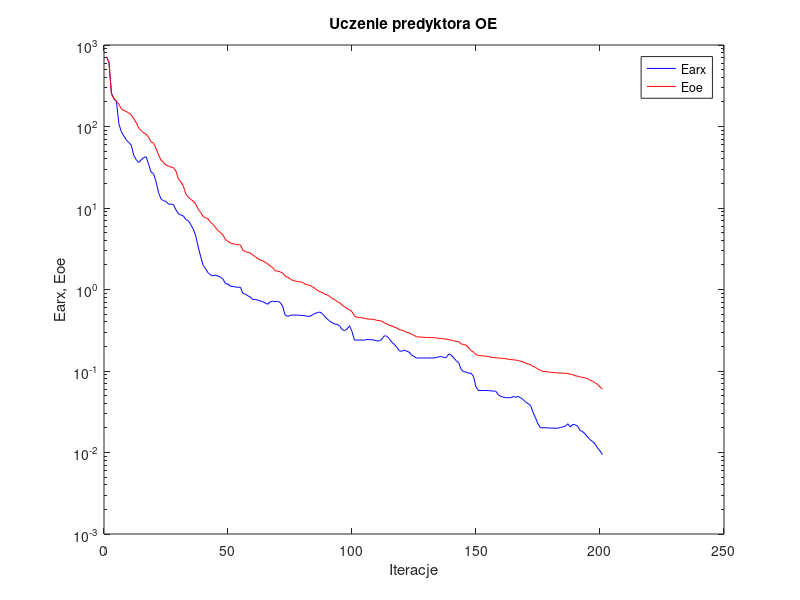
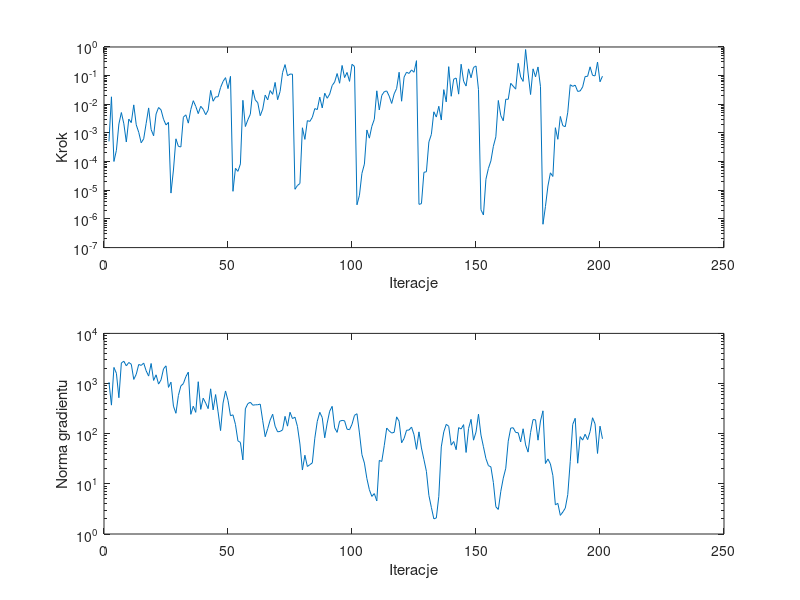

Recreate these plots in MATLAB, in order.
%uczenie predyktora oe
clear all;
n=0; farx(n+1)=7.123522e+002; foe(n+1)=7.132592e+002; wspucz(n+1)=0.000000e+000; ng(n+1)=0.000000e+000;
%odnowa zmiennej metryki
n=1; farx(n+1)=6.148008e+002; foe(n+1)=6.138616e+002; krok(n+1)=5.109218e-004; ng(n+1)=1.067928e+003;
n=2; farx(n+1)=2.591443e+002; foe(n+1)=2.481856e+002; krok(n+1)=1.825682e-002; ng(n+1)=3.712537e+002;
n=3; farx(n+1)=2.169451e+002; foe(n+1)=2.223068e+002; krok(n+1)=1.012576e-004; ng(n+1)=2.095686e+003;
n=4; farx(n+1)=2.056150e+002; foe(n+1)=2.023130e+002; krok(n+1)=2.478682e-004; ng(n+1)=1.601785e+003;
n=5; farx(n+1)=1.080888e+002; foe(n+1)=1.875812e+002; krok(n+1)=2.051078e-003; ng(n+1)=5.213109e+002;
n=6; farx(n+1)=8.597922e+001; foe(n+1)=1.643927e+002; krok(n+1)=5.162776e-003; ng(n+1)=2.574534e+003;
n=7; farx(n+1)=7.639166e+001; foe(n+1)=1.569574e+002; krok(n+1)=2.092139e-003; ng(n+1)=2.784342e+003;
n=8; farx(n+1)=6.859274e+001; foe(n+1)=1.528489e+002; krok(n+1)=4.836930e-004; ng(n+1)=2.254574e+003;
n=9; farx(n+1)=6.363568e+001; foe(n+1)=1.460469e+002; krok(n+1)=3.049962e-003; ng(n+1)=2.630437e+003;
n=10; farx(n+1)=5.902951e+001; foe(n+1)=1.393125e+002; krok(n+1)=2.293768e-003; ng(n+1)=2.426416e+003;
n=11; farx(n+1)=4.400919e+001; foe(n+1)=1.242895e+002; krok(n+1)=9.545881e-003; ng(n+1)=1.208179e+003;
n=12; farx(n+1)=3.923028e+001; foe(n+1)=1.115165e+002; krok(n+1)=1.926084e-003; ng(n+1)=1.527415e+003;
n=13; farx(n+1)=3.618802e+001; foe(n+1)=9.601220e+001; krok(n+1)=1.055436e-003; ng(n+1)=2.402494e+003;
n=14; farx(n+1)=3.895107e+001; foe(n+1)=8.871407e+001; krok(n+1)=4.532388e-004; ng(n+1)=2.298544e+003;
n=15; farx(n+1)=4.163768e+001; foe(n+1)=8.326953e+001; krok(n+1)=6.250570e-004; ng(n+1)=2.561353e+003;
n=16; farx(n+1)=4.249697e+001; foe(n+1)=8.060162e+001; krok(n+1)=2.161992e-003; ng(n+1)=1.795298e+003;
n=17; farx(n+1)=3.425170e+001; foe(n+1)=7.344284e+001; krok(n+1)=7.479896e-003; ng(n+1)=1.408739e+003;
n=18; farx(n+1)=2.748876e+001; foe(n+1)=6.436535e+001; krok(n+1)=1.318588e-003; ng(n+1)=2.511580e+003;
n=19; farx(n+1)=2.642075e+001; foe(n+1)=6.249628e+001; krok(n+1)=7.975165e-004; ng(n+1)=1.153403e+003;
n=20; farx(n+1)=2.094252e+001; foe(n+1)=5.347475e+001; krok(n+1)=4.586643e-003; ng(n+1)=1.493133e+003;
n=21; farx(n+1)=1.541626e+001; foe(n+1)=4.499924e+001; krok(n+1)=7.737158e-003; ng(n+1)=9.748924e+002;
n=22; farx(n+1)=1.292599e+001; foe(n+1)=3.860770e+001; krok(n+1)=6.402952e-003; ng(n+1)=1.186248e+003;
n=23; farx(n+1)=1.224075e+001; foe(n+1)=3.607662e+001; krok(n+1)=3.011555e-003; ng(n+1)=1.965113e+003;
n=24; farx(n+1)=1.206077e+001; foe(n+1)=3.374931e+001; krok(n+1)=1.908037e-003; ng(n+1)=2.254993e+003;
n=25; farx(n+1)=1.114486e+001; foe(n+1)=3.260837e+001; krok(n+1)=2.339724e-003; ng(n+1)=8.385402e+002;
%odnowa zmiennej metryki
n=26; farx(n+1)=1.117174e+001; foe(n+1)=3.180604e+001; krok(n+1)=7.983154e-006; ng(n+1)=1.065814e+003;
n=27; farx(n+1)=1.102683e+001; foe(n+1)=3.126434e+001; krok(n+1)=5.097701e-005; ng(n+1)=3.546561e+002;
n=28; farx(n+1)=9.492431e+000; foe(n+1)=2.837974e+001; krok(n+1)=6.250570e-004; ng(n+1)=2.554477e+002;
n=29; farx(n+1)=8.522902e+000; foe(n+1)=2.270087e+001; krok(n+1)=3.395966e-004; ng(n+1)=5.788488e+002;
n=30; farx(n+1)=8.205886e+000; foe(n+1)=2.096631e+001; krok(n+1)=3.251097e-004; ng(n+1)=8.983414e+002;
n=31; farx(n+1)=7.992799e+000; foe(n+1)=1.854138e+001; krok(n+1)=3.544455e-003; ng(n+1)=9.953334e+002;
n=32; farx(n+1)=7.213298e+000; foe(n+1)=1.479925e+001; krok(n+1)=4.289834e-003; ng(n+1)=1.371307e+003;
n=33; farx(n+1)=7.000767e+000; foe(n+1)=1.353955e+001; krok(n+1)=2.201622e-003; ng(n+1)=1.690771e+003;
n=34; farx(n+1)=6.229310e+000; foe(n+1)=1.278588e+001; krok(n+1)=6.607631e-003; ng(n+1)=2.432732e+002;
n=35; farx(n+1)=5.525999e+000; foe(n+1)=1.210416e+001; krok(n+1)=1.336226e-002; ng(n+1)=3.535286e+002;
n=36; farx(n+1)=4.537739e+000; foe(n+1)=1.118421e+001; krok(n+1)=8.471180e-003; ng(n+1)=2.664074e+002;
n=37; farx(n+1)=3.314886e+000; foe(n+1)=9.632175e+000; krok(n+1)=4.723705e-003; ng(n+1)=1.087551e+003;
n=38; farx(n+1)=2.516990e+000; foe(n+1)=8.785454e+000; krok(n+1)=8.533243e-003; ng(n+1)=3.054543e+002;
n=39; farx(n+1)=1.975084e+000; foe(n+1)=7.862908e+000; krok(n+1)=6.718810e-003; ng(n+1)=5.111382e+002;
n=40; farx(n+1)=1.790079e+000; foe(n+1)=7.565820e+000; krok(n+1)=4.337081e-003; ng(n+1)=4.077177e+002;
n=41; farx(n+1)=1.601049e+000; foe(n+1)=7.314968e+000; krok(n+1)=6.255325e-003; ng(n+1)=3.160837e+002;
n=42; farx(n+1)=1.508848e+000; foe(n+1)=6.639808e+000; krok(n+1)=3.050527e-002; ng(n+1)=7.850374e+002;
n=43; farx(n+1)=1.470310e+000; foe(n+1)=6.284977e+000; krok(n+1)=1.280341e-002; ng(n+1)=2.983891e+002;
n=44; farx(n+1)=1.501964e+000; foe(n+1)=5.734638e+000; krok(n+1)=1.815661e-002; ng(n+1)=6.032449e+002;
n=45; farx(n+1)=1.458014e+000; foe(n+1)=5.270168e+000; krok(n+1)=1.830545e-002; ng(n+1)=2.727045e+002;
n=46; farx(n+1)=1.417128e+000; foe(n+1)=4.982991e+000; krok(n+1)=3.852379e-002; ng(n+1)=1.153098e+002;
n=47; farx(n+1)=1.340011e+000; foe(n+1)=4.640064e+000; krok(n+1)=6.268030e-002; ng(n+1)=4.079449e+002;
n=48; farx(n+1)=1.178347e+000; foe(n+1)=4.101309e+000; krok(n+1)=8.512166e-002; ng(n+1)=7.114065e+002;
n=49; farx(n+1)=1.170499e+000; foe(n+1)=3.898091e+000; krok(n+1)=3.522595e-002; ng(n+1)=4.604466e+002;
n=50; farx(n+1)=1.094642e+000; foe(n+1)=3.704134e+000; krok(n+1)=9.451019e-002; ng(n+1)=2.279626e+002;
%odnowa zmiennej metryki
n=51; farx(n+1)=1.094563e+000; foe(n+1)=3.656809e+000; krok(n+1)=9.207477e-006; ng(n+1)=2.377630e+002;
n=52; farx(n+1)=1.070360e+000; foe(n+1)=3.569051e+000; krok(n+1)=5.843669e-005; ng(n+1)=1.533776e+002;
n=53; farx(n+1)=1.066609e+000; foe(n+1)=3.540639e+000; krok(n+1)=4.570049e-005; ng(n+1)=7.186312e+001;
n=54; farx(n+1)=1.065470e+000; foe(n+1)=3.524143e+000; krok(n+1)=8.312662e-005; ng(n+1)=6.705449e+001;
n=55; farx(n+1)=8.962063e-001; foe(n+1)=3.018204e+000; krok(n+1)=1.378623e-002; ng(n+1)=3.001924e+001;
n=56; farx(n+1)=8.781776e-001; foe(n+1)=2.918940e+000; krok(n+1)=1.675019e-003; ng(n+1)=3.137282e+002;
n=57; farx(n+1)=8.379988e-001; foe(n+1)=2.853740e+000; krok(n+1)=2.883948e-003; ng(n+1)=3.973054e+002;
n=58; farx(n+1)=8.086700e-001; foe(n+1)=2.800369e+000; krok(n+1)=4.494346e-003; ng(n+1)=4.237834e+002;
n=59; farx(n+1)=7.522945e-001; foe(n+1)=2.641637e+000; krok(n+1)=3.172883e-002; ng(n+1)=3.703580e+002;
n=60; farx(n+1)=7.552288e-001; foe(n+1)=2.527709e+000; krok(n+1)=1.421020e-002; ng(n+1)=3.769074e+002;
n=61; farx(n+1)=7.403139e-001; foe(n+1)=2.399560e+000; krok(n+1)=1.136199e-002; ng(n+1)=3.780792e+002;
n=62; farx(n+1)=7.246159e-001; foe(n+1)=2.298287e+000; krok(n+1)=4.001696e-003; ng(n+1)=3.891163e+002;
n=63; farx(n+1)=7.090510e-001; foe(n+1)=2.248060e+000; krok(n+1)=6.802533e-003; ng(n+1)=1.816172e+002;
n=64; farx(n+1)=6.814606e-001; foe(n+1)=2.160552e+000; krok(n+1)=2.093303e-002; ng(n+1)=8.711175e+001;
n=65; farx(n+1)=6.598188e-001; foe(n+1)=2.061266e+000; krok(n+1)=1.429000e-002; ng(n+1)=1.258430e+002;
n=66; farx(n+1)=7.035474e-001; foe(n+1)=1.944024e+000; krok(n+1)=3.022871e-002; ng(n+1)=1.871390e+002;
n=67; farx(n+1)=7.188703e-001; foe(n+1)=1.860247e+000; krok(n+1)=2.223039e-002; ng(n+1)=2.446524e+002;
n=68; farx(n+1)=7.085475e-001; foe(n+1)=1.696932e+000; krok(n+1)=5.793922e-002; ng(n+1)=1.408899e+002;
n=69; farx(n+1)=7.161475e-001; foe(n+1)=1.679463e+000; krok(n+1)=1.448480e-002; ng(n+1)=1.090277e+002;
n=70; farx(n+1)=6.956249e-001; foe(n+1)=1.648859e+000; krok(n+1)=2.800363e-002; ng(n+1)=1.108861e+002;
n=71; farx(n+1)=6.274192e-001; foe(n+1)=1.597592e+000; krok(n+1)=1.277097e-001; ng(n+1)=1.190727e+002;
n=72; farx(n+1)=4.870515e-001; foe(n+1)=1.463901e+000; krok(n+1)=2.429329e-001; ng(n+1)=2.218878e+002;
n=73; farx(n+1)=4.693506e-001; foe(n+1)=1.424422e+000; krok(n+1)=9.907791e-002; ng(n+1)=1.414301e+002;
n=74; farx(n+1)=4.790532e-001; foe(n+1)=1.356664e+000; krok(n+1)=1.134226e-001; ng(n+1)=2.675098e+002;
n=75; farx(n+1)=4.873963e-001; foe(n+1)=1.292574e+000; krok(n+1)=1.124683e-001; ng(n+1)=2.001644e+002;
%odnowa zmiennej metryki
n=76; farx(n+1)=4.860952e-001; foe(n+1)=1.270627e+000; krok(n+1)=1.083629e-005; ng(n+1)=2.135385e+002;
n=77; farx(n+1)=4.847797e-001; foe(n+1)=1.250017e+000; krok(n+1)=1.465430e-005; ng(n+1)=1.395587e+002;
n=78; farx(n+1)=4.832530e-001; foe(n+1)=1.245313e+000; krok(n+1)=1.722049e-005; ng(n+1)=6.246797e+001;
n=79; farx(n+1)=4.806846e-001; foe(n+1)=1.224048e+000; krok(n+1)=1.517951e-003; ng(n+1)=1.887399e+001;
n=80; farx(n+1)=4.766819e-001; foe(n+1)=1.167722e+000; krok(n+1)=5.972073e-004; ng(n+1)=3.722777e+001;
n=81; farx(n+1)=4.697241e-001; foe(n+1)=1.143704e+000; krok(n+1)=2.690870e-003; ng(n+1)=2.219099e+001;
n=82; farx(n+1)=4.684512e-001; foe(n+1)=1.123789e+000; krok(n+1)=2.530456e-003; ng(n+1)=2.408996e+001;
n=83; farx(n+1)=4.871944e-001; foe(n+1)=1.086361e+000; krok(n+1)=3.514634e-003; ng(n+1)=2.621621e+001;
n=84; farx(n+1)=5.080558e-001; foe(n+1)=1.028594e+000; krok(n+1)=7.100804e-003; ng(n+1)=8.120983e+001;
n=85; farx(n+1)=5.207976e-001; foe(n+1)=9.857206e-001; krok(n+1)=6.543079e-003; ng(n+1)=1.766445e+002;
n=86; farx(n+1)=5.295441e-001; foe(n+1)=9.372917e-001; krok(n+1)=1.779884e-002; ng(n+1)=2.669036e+002;
n=87; farx(n+1)=5.079234e-001; foe(n+1)=9.193938e-001; krok(n+1)=7.481826e-003; ng(n+1)=2.099875e+002;
n=88; farx(n+1)=4.645442e-001; foe(n+1)=8.749854e-001; krok(n+1)=2.440235e-002; ng(n+1)=8.288878e+001;
n=89; farx(n+1)=4.355340e-001; foe(n+1)=8.571797e-001; krok(n+1)=1.622219e-002; ng(n+1)=1.630553e+002;
n=90; farx(n+1)=4.093417e-001; foe(n+1)=8.235403e-001; krok(n+1)=2.265123e-002; ng(n+1)=2.809203e+002;
n=91; farx(n+1)=3.915063e-001; foe(n+1)=7.769643e-001; krok(n+1)=4.523999e-002; ng(n+1)=3.509899e+002;
n=92; farx(n+1)=3.759511e-001; foe(n+1)=7.552623e-001; krok(n+1)=5.983917e-002; ng(n+1)=1.307694e+002;
n=93; farx(n+1)=3.735183e-001; foe(n+1)=7.090856e-001; krok(n+1)=1.183885e-001; ng(n+1)=1.062467e+002;
n=94; farx(n+1)=3.573701e-001; foe(n+1)=6.903038e-001; krok(n+1)=5.421512e-002; ng(n+1)=1.773274e+002;
n=95; farx(n+1)=3.235083e-001; foe(n+1)=6.424632e-001; krok(n+1)=2.268451e-001; ng(n+1)=1.838775e+002;
n=96; farx(n+1)=3.124921e-001; foe(n+1)=6.141423e-001; krok(n+1)=8.569436e-002; ng(n+1)=1.810663e+002;
n=97; farx(n+1)=3.280899e-001; foe(n+1)=5.853268e-001; krok(n+1)=1.293628e-001; ng(n+1)=1.229987e+002;
n=98; farx(n+1)=3.592054e-001; foe(n+1)=5.665803e-001; krok(n+1)=6.306675e-002; ng(n+1)=1.202093e+002;
n=99; farx(n+1)=3.051103e-001; foe(n+1)=5.346173e-001; krok(n+1)=2.483631e-001; ng(n+1)=1.540668e+002;
n=100; farx(n+1)=2.400288e-001; foe(n+1)=4.707663e-001; krok(n+1)=2.085241e-001; ng(n+1)=2.319152e+002;
%odnowa zmiennej metryki
n=101; farx(n+1)=2.398617e-001; foe(n+1)=4.567097e-001; krok(n+1)=3.110076e-006; ng(n+1)=2.503199e+002;
n=102; farx(n+1)=2.400672e-001; foe(n+1)=4.535004e-001; krok(n+1)=6.706359e-006; ng(n+1)=1.034916e+002;
n=103; farx(n+1)=2.393462e-001; foe(n+1)=4.486823e-001; krok(n+1)=3.886698e-005; ng(n+1)=3.822854e+001;
n=104; farx(n+1)=2.395055e-001; foe(n+1)=4.453340e-001; krok(n+1)=8.191911e-005; ng(n+1)=2.595010e+001;
n=105; farx(n+1)=2.433468e-001; foe(n+1)=4.348599e-001; krok(n+1)=1.273916e-003; ng(n+1)=1.274590e+001;
n=106; farx(n+1)=2.426312e-001; foe(n+1)=4.332691e-001; krok(n+1)=6.586506e-004; ng(n+1)=7.648513e+000;
n=107; farx(n+1)=2.416444e-001; foe(n+1)=4.313102e-001; krok(n+1)=1.704775e-003; ng(n+1)=5.615546e+000;
n=108; farx(n+1)=2.399441e-001; foe(n+1)=4.285174e-001; krok(n+1)=2.999882e-003; ng(n+1)=6.395095e+000;
n=109; farx(n+1)=2.338219e-001; foe(n+1)=4.180794e-001; krok(n+1)=2.954351e-002; ng(n+1)=4.566349e+000;
n=110; farx(n+1)=2.343235e-001; foe(n+1)=4.162379e-001; krok(n+1)=6.349841e-003; ng(n+1)=2.931460e+001;
n=111; farx(n+1)=2.448022e-001; foe(n+1)=4.088816e-001; krok(n+1)=2.038266e-002; ng(n+1)=2.796612e+001;
n=112; farx(n+1)=2.702173e-001; foe(n+1)=3.907915e-001; krok(n+1)=2.753897e-002; ng(n+1)=5.769493e+001;
n=113; farx(n+1)=2.679236e-001; foe(n+1)=3.787708e-001; krok(n+1)=2.928765e-002; ng(n+1)=1.298127e+002;
n=114; farx(n+1)=2.500150e-001; foe(n+1)=3.653205e-001; krok(n+1)=1.926189e-002; ng(n+1)=1.136425e+002;
n=115; farx(n+1)=2.270526e-001; foe(n+1)=3.571151e-001; krok(n+1)=1.071180e-002; ng(n+1)=1.031781e+002;
n=116; farx(n+1)=2.126564e-001; foe(n+1)=3.464337e-001; krok(n+1)=2.316852e-002; ng(n+1)=1.065269e+002;
n=117; farx(n+1)=1.978274e-001; foe(n+1)=3.374832e-001; krok(n+1)=3.579274e-002; ng(n+1)=2.166390e+002;
n=118; farx(n+1)=1.776037e-001; foe(n+1)=3.217745e-001; krok(n+1)=1.312690e-001; ng(n+1)=1.769154e+002;
n=119; farx(n+1)=1.742446e-001; foe(n+1)=3.184137e-001; krok(n+1)=1.280590e-002; ng(n+1)=6.587762e+001;
n=120; farx(n+1)=1.805268e-001; foe(n+1)=3.085631e-001; krok(n+1)=8.877087e-002; ng(n+1)=8.048102e+001;
n=121; farx(n+1)=1.749334e-001; foe(n+1)=2.988874e-001; krok(n+1)=1.320338e-001; ng(n+1)=1.171860e+002;
n=122; farx(n+1)=1.709057e-001; foe(n+1)=2.934481e-001; krok(n+1)=1.191056e-001; ng(n+1)=1.183416e+002;
n=123; farx(n+1)=1.575891e-001; foe(n+1)=2.826450e-001; krok(n+1)=1.585131e-001; ng(n+1)=1.358639e+002;
n=124; farx(n+1)=1.508856e-001; foe(n+1)=2.733904e-001; krok(n+1)=1.312394e-001; ng(n+1)=9.548923e+001;
n=125; farx(n+1)=1.443275e-001; foe(n+1)=2.637453e-001; krok(n+1)=3.333343e-001; ng(n+1)=4.878511e+001;
%odnowa zmiennej metryki
n=126; farx(n+1)=1.444041e-001; foe(n+1)=2.612316e-001; krok(n+1)=3.232161e-006; ng(n+1)=1.087710e+002;
n=127; farx(n+1)=1.444871e-001; foe(n+1)=2.605914e-001; krok(n+1)=3.412330e-006; ng(n+1)=5.195438e+001;
n=128; farx(n+1)=1.447049e-001; foe(n+1)=2.589375e-001; krok(n+1)=4.244958e-005; ng(n+1)=3.053723e+001;
n=129; farx(n+1)=1.446733e-001; foe(n+1)=2.581723e-001; krok(n+1)=4.418089e-005; ng(n+1)=1.776384e+001;
n=130; farx(n+1)=1.443671e-001; foe(n+1)=2.573613e-001; krok(n+1)=4.863026e-004; ng(n+1)=5.892202e+000;
n=131; farx(n+1)=1.444873e-001; foe(n+1)=2.568755e-001; krok(n+1)=8.897443e-004; ng(n+1)=3.393837e+000;
n=132; farx(n+1)=1.446728e-001; foe(n+1)=2.558319e-001; krok(n+1)=5.478088e-003; ng(n+1)=2.005391e+000;
n=133; farx(n+1)=1.462904e-001; foe(n+1)=2.549559e-001; krok(n+1)=3.581322e-003; ng(n+1)=2.090461e+000;
n=134; farx(n+1)=1.491868e-001; foe(n+1)=2.520403e-001; krok(n+1)=8.533243e-003; ng(n+1)=5.618989e+000;
n=135; farx(n+1)=1.505275e-001; foe(n+1)=2.504737e-001; krok(n+1)=2.827499e-003; ng(n+1)=5.457801e+001;
n=136; farx(n+1)=1.464352e-001; foe(n+1)=2.480334e-001; krok(n+1)=3.251545e-002; ng(n+1)=1.084167e+002;
n=137; farx(n+1)=1.458431e-001; foe(n+1)=2.472186e-001; krok(n+1)=1.213054e-002; ng(n+1)=1.536081e+002;
n=138; farx(n+1)=1.619224e-001; foe(n+1)=2.417938e-001; krok(n+1)=2.056099e-001; ng(n+1)=1.406341e+002;
n=139; farx(n+1)=1.569040e-001; foe(n+1)=2.395972e-001; krok(n+1)=1.907005e-002; ng(n+1)=5.911651e+001;
n=140; farx(n+1)=1.450999e-001; foe(n+1)=2.349867e-001; krok(n+1)=7.527621e-002; ng(n+1)=6.989926e+001;
n=141; farx(n+1)=1.340625e-001; foe(n+1)=2.312323e-001; krok(n+1)=8.268560e-002; ng(n+1)=4.801305e+001;
n=142; farx(n+1)=1.265794e-001; foe(n+1)=2.290024e-001; krok(n+1)=2.262062e-002; ng(n+1)=1.321614e+002;
n=143; farx(n+1)=1.047242e-001; foe(n+1)=2.155680e-001; krok(n+1)=2.503104e-001; ng(n+1)=1.241599e+002;
n=144; farx(n+1)=9.800539e-002; foe(n+1)=2.111004e-001; krok(n+1)=6.385486e-002; ng(n+1)=1.517796e+002;
n=145; farx(n+1)=9.724878e-002; foe(n+1)=2.077990e-001; krok(n+1)=4.331299e-002; ng(n+1)=4.225398e+001;
n=146; farx(n+1)=9.379988e-002; foe(n+1)=1.936698e-001; krok(n+1)=1.722157e-001; ng(n+1)=1.273129e+002;
n=147; farx(n+1)=9.416257e-002; foe(n+1)=1.774750e-001; krok(n+1)=8.430727e-002; ng(n+1)=1.931948e+002;
n=148; farx(n+1)=8.575541e-002; foe(n+1)=1.703805e-001; krok(n+1)=1.927395e-001; ng(n+1)=7.424794e+001;
n=149; farx(n+1)=6.379775e-002; foe(n+1)=1.585706e-001; krok(n+1)=2.176076e-001; ng(n+1)=1.077395e+002;
n=150; farx(n+1)=5.754652e-002; foe(n+1)=1.548309e-001; krok(n+1)=3.251545e-002; ng(n+1)=2.450461e+002;
%odnowa zmiennej metryki
n=151; farx(n+1)=5.759187e-002; foe(n+1)=1.535989e-001; krok(n+1)=2.083511e-006; ng(n+1)=9.403044e+001;
n=152; farx(n+1)=5.760340e-002; foe(n+1)=1.533996e-001; krok(n+1)=1.372676e-006; ng(n+1)=5.490732e+001;
n=153; farx(n+1)=5.764164e-002; foe(n+1)=1.522572e-001; krok(n+1)=2.428432e-005; ng(n+1)=3.190219e+001;
n=154; farx(n+1)=5.747815e-002; foe(n+1)=1.504999e-001; krok(n+1)=5.788477e-005; ng(n+1)=2.314298e+001;
n=155; farx(n+1)=5.703710e-002; foe(n+1)=1.480930e-001; krok(n+1)=1.058381e-004; ng(n+1)=2.179733e+001;
n=156; farx(n+1)=5.682053e-002; foe(n+1)=1.460061e-001; krok(n+1)=3.423805e-004; ng(n+1)=1.065323e+001;
n=157; farx(n+1)=5.638514e-002; foe(n+1)=1.456393e-001; krok(n+1)=7.315478e-004; ng(n+1)=3.495723e+000;
n=158; farx(n+1)=5.091307e-002; foe(n+1)=1.440389e-001; krok(n+1)=1.360047e-002; ng(n+1)=3.089617e+000;
n=159; farx(n+1)=4.881198e-002; foe(n+1)=1.433061e-001; krok(n+1)=4.011567e-003; ng(n+1)=7.099527e+000;
n=160; farx(n+1)=4.785494e-002; foe(n+1)=1.428888e-001; krok(n+1)=2.659087e-003; ng(n+1)=1.301190e+001;
n=161; farx(n+1)=4.695588e-002; foe(n+1)=1.412159e-001; krok(n+1)=1.500979e-002; ng(n+1)=2.045947e+001;
n=162; farx(n+1)=4.713939e-002; foe(n+1)=1.395684e-001; krok(n+1)=1.495979e-002; ng(n+1)=7.101905e+001;
n=163; farx(n+1)=4.689254e-002; foe(n+1)=1.381610e-001; krok(n+1)=5.401650e-002; ng(n+1)=1.294311e+002;
n=164; farx(n+1)=4.877215e-002; foe(n+1)=1.371628e-001; krok(n+1)=4.277073e-002; ng(n+1)=1.313810e+002;
n=165; farx(n+1)=4.760173e-002; foe(n+1)=1.364994e-001; krok(n+1)=3.387226e-002; ng(n+1)=1.058350e+002;
n=166; farx(n+1)=4.866361e-002; foe(n+1)=1.342224e-001; krok(n+1)=2.695720e-001; ng(n+1)=1.045870e+002;
n=167; farx(n+1)=4.690347e-002; foe(n+1)=1.319760e-001; krok(n+1)=8.973318e-002; ng(n+1)=6.850801e+001;
n=168; farx(n+1)=4.472700e-002; foe(n+1)=1.297048e-001; krok(n+1)=6.301521e-002; ng(n+1)=1.253838e+002;
n=169; farx(n+1)=4.153121e-002; foe(n+1)=1.248431e-001; krok(n+1)=8.159604e-001; ng(n+1)=5.969433e+001;
n=170; farx(n+1)=3.984608e-002; foe(n+1)=1.218259e-001; krok(n+1)=1.232694e-001; ng(n+1)=4.292963e+001;
n=171; farx(n+1)=3.788000e-002; foe(n+1)=1.195994e-001; krok(n+1)=2.194150e-002; ng(n+1)=1.054786e+002;
n=172; farx(n+1)=3.098851e-002; foe(n+1)=1.137922e-001; krok(n+1)=1.728230e-001; ng(n+1)=1.912635e+002;
n=173; farx(n+1)=2.663133e-002; foe(n+1)=1.106473e-001; krok(n+1)=9.089589e-002; ng(n+1)=1.890788e+002;
n=174; farx(n+1)=2.243902e-002; foe(n+1)=1.052879e-001; krok(n+1)=2.010048e-001; ng(n+1)=7.425064e+001;
n=175; farx(n+1)=2.014696e-002; foe(n+1)=1.018658e-001; krok(n+1)=4.130221e-002; ng(n+1)=1.794004e+002;
%odnowa zmiennej metryki
n=176; farx(n+1)=2.013856e-002; foe(n+1)=9.869763e-002; krok(n+1)=6.525496e-007; ng(n+1)=2.858618e+002;
n=177; farx(n+1)=2.012210e-002; foe(n+1)=9.852129e-002; krok(n+1)=2.722567e-006; ng(n+1)=2.544065e+001;
n=178; farx(n+1)=2.004656e-002; foe(n+1)=9.770908e-002; krok(n+1)=1.404611e-005; ng(n+1)=3.133013e+001;
n=179; farx(n+1)=1.993270e-002; foe(n+1)=9.647952e-002; krok(n+1)=4.063037e-005; ng(n+1)=2.498391e+001;
n=180; farx(n+1)=1.992018e-002; foe(n+1)=9.621046e-002; krok(n+1)=3.034095e-005; ng(n+1)=1.459457e+001;
n=181; farx(n+1)=1.987362e-002; foe(n+1)=9.527049e-002; krok(n+1)=1.524981e-003; ng(n+1)=3.813418e+000;
n=182; farx(n+1)=1.987954e-002; foe(n+1)=9.492086e-002; krok(n+1)=6.015953e-004; ng(n+1)=4.084320e+000;
n=183; farx(n+1)=2.025950e-002; foe(n+1)=9.445384e-002; krok(n+1)=3.765398e-003; ng(n+1)=2.349357e+000;
n=184; farx(n+1)=2.068512e-002; foe(n+1)=9.403488e-002; krok(n+1)=1.797919e-003; ng(n+1)=2.738595e+000;
n=185; farx(n+1)=2.095584e-002; foe(n+1)=9.387646e-002; krok(n+1)=1.651908e-003; ng(n+1)=3.285654e+000;
n=186; farx(n+1)=2.253857e-002; foe(n+1)=9.312129e-002; krok(n+1)=5.282995e-003; ng(n+1)=6.100024e+000;
n=187; farx(n+1)=2.058748e-002; foe(n+1)=9.139434e-002; krok(n+1)=4.818488e-002; ng(n+1)=2.804782e+001;
n=188; farx(n+1)=2.212928e-002; foe(n+1)=8.994996e-002; krok(n+1)=4.219480e-002; ng(n+1)=1.533494e+002;
n=189; farx(n+1)=2.186072e-002; foe(n+1)=8.717175e-002; krok(n+1)=4.669156e-002; ng(n+1)=2.028310e+002;
n=190; farx(n+1)=2.096035e-002; foe(n+1)=8.656201e-002; krok(n+1)=2.811708e-002; ng(n+1)=2.578561e+001;
n=191; farx(n+1)=1.865173e-002; foe(n+1)=8.448414e-002; krok(n+1)=2.928765e-002; ng(n+1)=8.754229e+001;
n=192; farx(n+1)=1.805073e-002; foe(n+1)=8.372648e-002; krok(n+1)=4.030924e-002; ng(n+1)=7.448187e+001;
n=193; farx(n+1)=1.691988e-002; foe(n+1)=8.221925e-002; krok(n+1)=9.349969e-002; ng(n+1)=9.749941e+001;
n=194; farx(n+1)=1.545334e-002; foe(n+1)=8.059861e-002; krok(n+1)=9.451019e-002; ng(n+1)=7.619225e+001;
n=195; farx(n+1)=1.441409e-002; foe(n+1)=7.717571e-002; krok(n+1)=2.031949e-001; ng(n+1)=1.101323e+002;
n=196; farx(n+1)=1.362428e-002; foe(n+1)=7.473849e-002; krok(n+1)=1.024273e-001; ng(n+1)=2.079455e+002;
n=197; farx(n+1)=1.274304e-002; foe(n+1)=7.201820e-002; krok(n+1)=9.809225e-002; ng(n+1)=1.572234e+002;
n=198; farx(n+1)=1.135311e-002; foe(n+1)=6.836078e-002; krok(n+1)=2.985161e-001; ng(n+1)=4.039118e+001;
n=199; farx(n+1)=1.045733e-002; foe(n+1)=6.372024e-002; krok(n+1)=6.105720e-002; ng(n+1)=1.413398e+002;
n=200; farx(n+1)=9.417601e-003; foe(n+1)=6.023619e-002; krok(n+1)=9.563284e-002; ng(n+1)=7.916007e+001;

figure; semilogy(farx,'b'); hold on; semilogy(foe,'r'); xlabel('Iteracje'); ylabel('Earx, Eoe'); legend('Earx','Eoe'); title('Uczenie predyktora OE');
figure; subplot(2,1,1); semilogy(krok); xlabel('Iteracje'); ylabel('Krok');
subplot(2,1,2); semilogy(ng); xlabel('Iteracje'); ylabel('Norma gradientu');
Earx=farx(n+1)
Eoe=foe(n+1)
